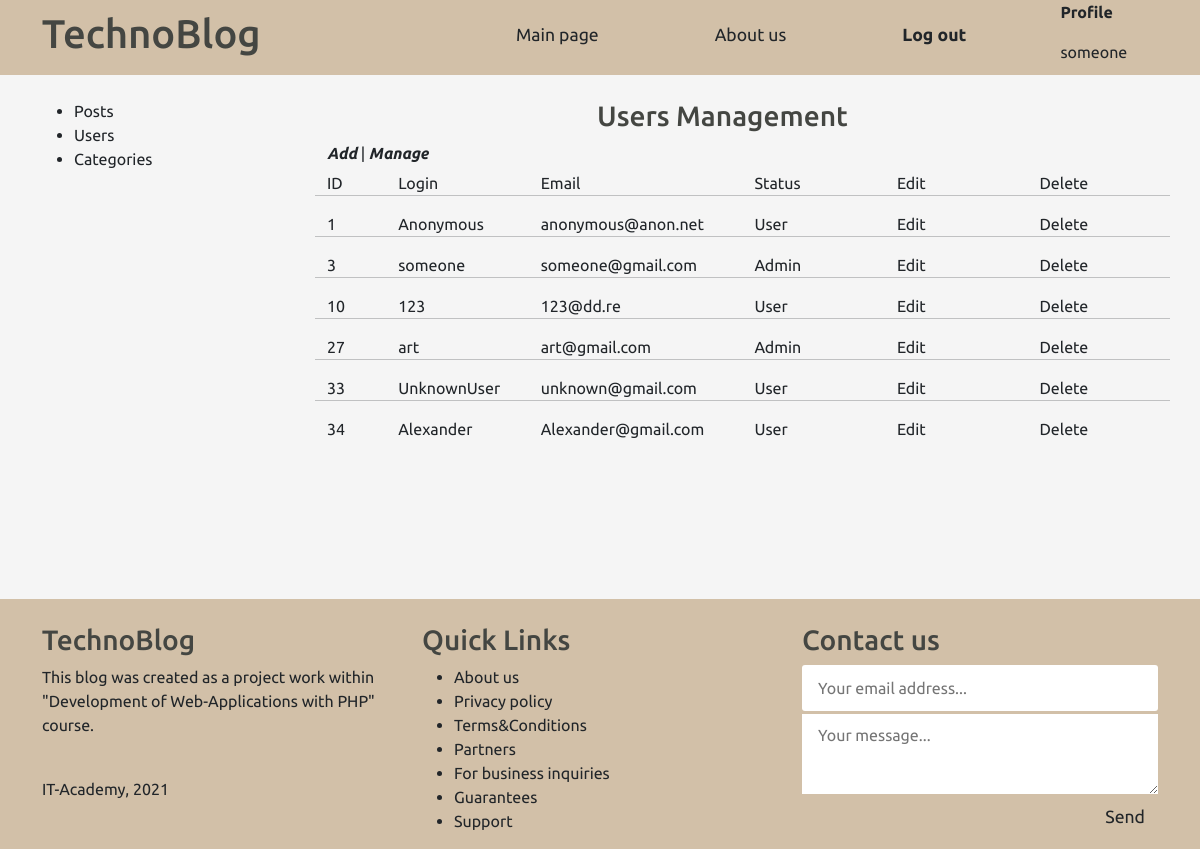
Screenshot of /admin/users/index.php (signed in) with the database file from the repository.
### tables this page shows
CREATE TABLE `user` (
  `id` int NOT NULL,
  `username` varchar(16) NOT NULL,
  `email` varchar(100) NOT NULL,
  `password` varchar(255) NOT NULL,
  `create_time` timestamp NOT NULL DEFAULT CURRENT_TIMESTAMP,
  `admin` int NOT NULL
);

### app/database/db.php (called while the page is built, shortened)
<?php
require ("connection.php");
function checkErrors($query){
    $errInfo = $query->errorInfo();
    return true;
}
function selectAll($table, $params = []){
    global $pdo;
    $sql = "SELECT * FROM $table";
    $query = $pdo->prepare($sql);
    $query->execute();
    return $query-> fetchAll();
}

### app/controllers/user.php (called while the page is built, shortened)
<?php
include SITE_ROOT . "/app/database/db.php";
$users = selectAll('user');

### admin/users/index.php (the view, shortened to what this page needs)
<?php
include "../../app/controllers/user.php";
?>
<!doctype html>
<html lang="en">
<head>
    <link href="https://cdn.jsdelivr.net/npm/bootstrap@5.1.3/dist/css/bootstrap.min.css" rel="stylesheet"
>
    <link rel="stylesheet" href="..\..\front\style.css">
</head>
<?php include("..\..\app\include\header-admin.php") ?>
<br>
<div class="container">
    <div class="row">
        <?php include("..\..\app\include\sidebar-admin.php"); ?>
        <div class="posts col-9">
            <h3 style="margin-left: 270px">Users Management</h3>
            <div class="button-row" style="min-height: 30px">
                <i><b><a href="create.php" class="col-2">Add</a></b></i> |
                <i><b><a href="index.php" class="col-2">Manage</a></b></i>
            </div>
            <div class="row title-table">
                <div class="col-1">ID</div>
                <div class="col-2">Login</div>
                <div class="col-3">Email</div>
                <div class="col-2">Status</div>
                <div class="col-2">Edit</div>
                <div class="col-2">Delete</div>
            </div>
            <?php foreach ($users as $key => $user): ?>
            <div class="row post">
                <hr>
                <div class="col-1"><?= $user['id'];?></div>
                <div class="col-2"><?= $user['username'];?></div>
                <div class="col-3"><?= $user['email'];?></div>
                <?php if ($user['admin'] == 1): ?>
                <div class="col-2">Admin</div>
                <?php else: ?>
                <div class="col-2">User</div>
                <?php endif; ?>
                <div class="edit col-2"><a href="edit.php?edit_id=<?=$user['id']?>">Edit</a></div>
                <div class="delete col-2"><a href="edit.php?delete_id=<?=$user['id']?>">Delete</a></div>
            </div>
            <?php endforeach; ?>
        </div>
    </div>
</div>
<?php include("..\..\app\include\\footer.php") ?>
</body>
</html>

### front/style.css (style rules this page uses)
* { font-family: 'Ubuntu', sans-serif; }
html, h1, h2, h3, h4, h5, h6 { color: #444642; }
a { text-decoration: none; color: inherit; }

### rows the page displays
user: id "1", username "Anonymous", email "anonymous@anon.net", admin "User"
user: id "3", username "someone", email "someone@gmail.com", admin "Admin"
user: id "10", username "123", email "123@dd.re", admin "User"
user: id "27", username "art", email "art@gmail.com", admin "Admin"
user: id "33", username "UnknownUser", email "unknown@gmail.com", admin "User"
user: id "34", username "Alexander", email "Alexander@gmail.com", admin "User"

### other values shown
$_SESSION['login'] "someone"
